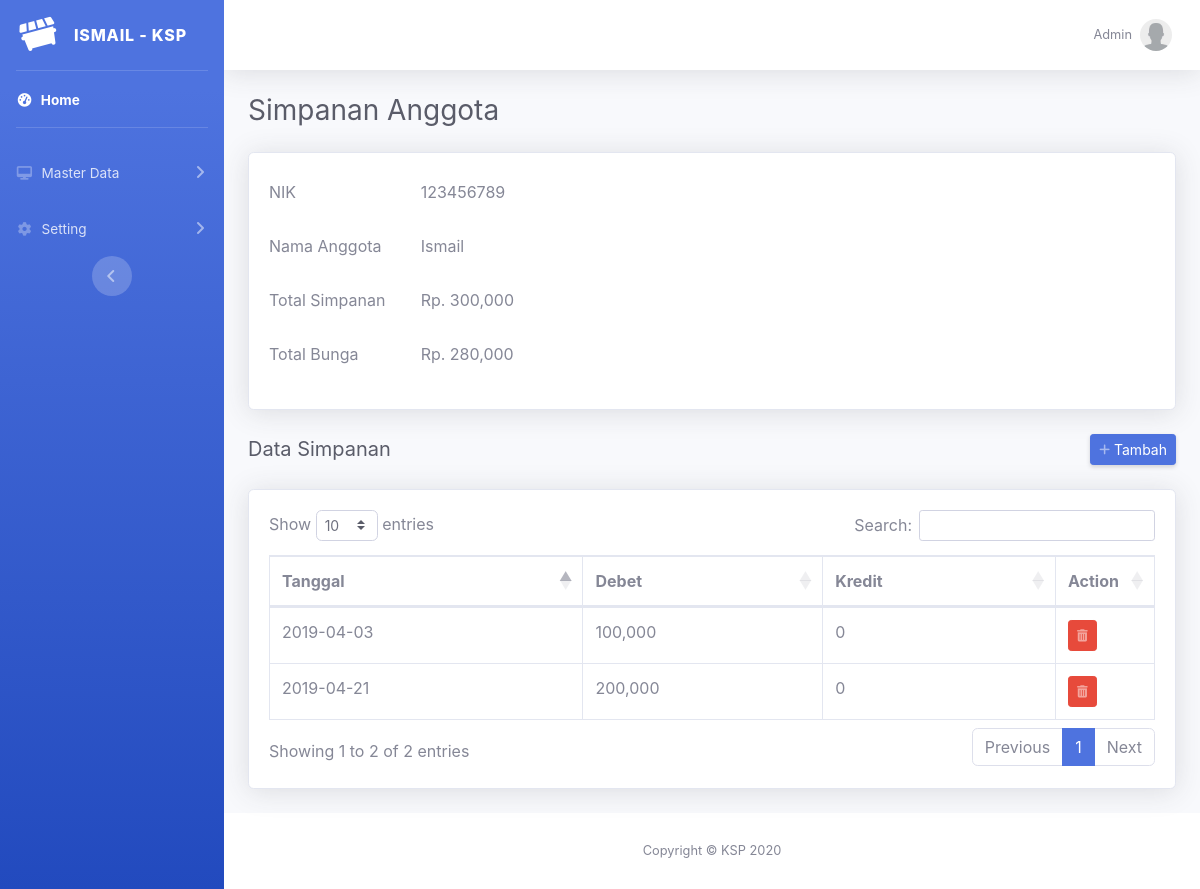
/trans_simpanan.php?nik=123456789 (signed in), run on the app's committed database.
### tables this page shows
CREATE TABLE `anggota` (
  `id` int(11) NOT NULL,
  `ktp` text NOT NULL,
  `nik` varchar(25) NOT NULL,
  `nama` varchar(25) NOT NULL,
  `alamat` text NOT NULL,
  `telepon` varchar(15) NOT NULL,
  `jk` varchar(10) NOT NULL,
  `username` varchar(25) NOT NULL,
  `password` text NOT NULL,
  `status` int(11) NOT NULL DEFAULT '1'
);

CREATE TABLE `simpanan` (
  `id` int(11) NOT NULL,
  `periode_id` int(11) NOT NULL,
  `anggota_id` int(11) NOT NULL,
  `tanggal_debet` date NOT NULL,
  `debet` int(11) NOT NULL,
  `tanggal_kredit` date DEFAULT NULL,
  `kredit` int(11) DEFAULT '0',
  `keterangan` text
);

### trans_simpanan_detail.php (the view, shortened to what this page needs)
<?php
    $nik = ISSET($_GET['nik']) ? $_GET['nik'] : '-';
    $qry = "SELECT a.*, SUM(s.debet) - SUM(s.kredit) as saldo
              FROM anggota a
              LEFT JOIN simpanan s
                ON a.id = s.anggota_id
             WHERE a.nik = '$nik'
             GROUP BY a.id";
    $sql = mysqli_query($con, $qry) or die(mysqli_error($con));
    $isi = mysqli_fetch_assoc($sql);
    $error = "";
    $qry = "SELECT s.*
              FROM simpanan s, anggota a
             WHERE a.id = s.anggota_id
               AND a.nik = '$nik'";
    $sql_simpanan = mysqli_query($con, $qry) or die(mysqli_error($con));
    $qry = "SELECT SUM(b.jumlah) as bunga
              FROM bunga b, simpanan s, anggota a
             WHERE b.simpanan_id = s.id
               AND s.anggota_id = a.id
               AND a.nik = '$nik'";
    $sql_bunga = mysqli_query($con, $qry) or die(mysqli_error($con));
    $isi_bunga = mysqli_fetch_assoc($sql_bunga);
?>
<?php if($error == "") { ?>
<div class="card shadow mb-4">
    <div class="card-body">
        <div class="form-group row">
            <label class="col-sm-2 col-form-label">NIK</label>
            <label class="col-sm-2 col-form-label"><?php echo $nik; ?></label>
        </div>
        <div class="form-group row">
            <label class="col-sm-2 col-form-label">Nama Anggota</label>
            <label class="col-sm-2 col-form-label"><?php echo $isi['nama']; ?></label>
        </div>
        <div class="form-group row">
            <label class="col-sm-2 col-form-label">Total Simpanan</label>
            <label class="col-sm-2 col-form-label">Rp. <?php echo number_format($isi['saldo']); ?></label>
        </div>
        <div class="form-group row">
            <label class="col-sm-2 col-form-label">Total Bunga</label>
            <label class="col-sm-2 col-form-label">Rp. <?php echo number_format($isi_bunga['bunga']); ?></label>
        </div>
    </div>
</div>
<div class="d-sm-flex align-items-center justify-content-between mb-4">
    <label class="h5 mb-0 text-gray-800">Data Simpanan</label>
    <button class="d-none d-sm-inline-block btn btn-sm btn-primary shadow-sm"
        type="button"
        data-toggle="modal"
        data-target="#modal_add"
        data-id="<?php echo $isi['id']; ?>">
        <i class="fas fa-plus fa-sm text-white-50"></i> Tambah
    </button>
</div>
<div class="card shadow mb-4">
    <div class="card-body">
        <div class="table-responsive">
            <table class="table table-bordered" id="dataTable" width="100%" cellspacing="0">
                <thead>
                    <tr>
                        <th>Tanggal</th>
                        <th>Debet</th>
                        <th>Kredit</th>
                        <th width="60px">Action</th>
                    </tr>
                </thead>
                <tbody>
                    <?php while($sim = mysqli_fetch_assoc($sql_simpanan)) { ?>
                        <tr>
                            <td><?php echo $sim['tanggal_debet']; ?>
                            <td><?php echo number_format($sim['debet']); ?>
                            <td><?php echo number_format($sim['kredit']); ?>
                            <td>
                                <button class="d-none d-sm-inline-block btn btn-sm btn-danger"
                                    type="button"
                                    title="Hapus Data"
                                    data-toggle="modal"
                                    data-target="#modal_delete"
                                    data-id="<?php echo $sim['id']; ?>">
                                </button>
                            </td>
                        </tr>
                    <?php } ?>
                </tbody>
            </table>
        </div>
    </div>
</div>
<?php } ?>

### data on the page
anggota: nama "Ismail"
simpanan: tanggal_debet "2019-04-03", debet "100,000", kredit "0"
simpanan: tanggal_debet "2019-04-21", debet "200,000", kredit "0"

### other printed values
$_SESSION['auth_name'] "Admin"
$nik "123456789"
$isi['saldo'] "300,000"
$isi_bunga['bunga'] "280,000"
